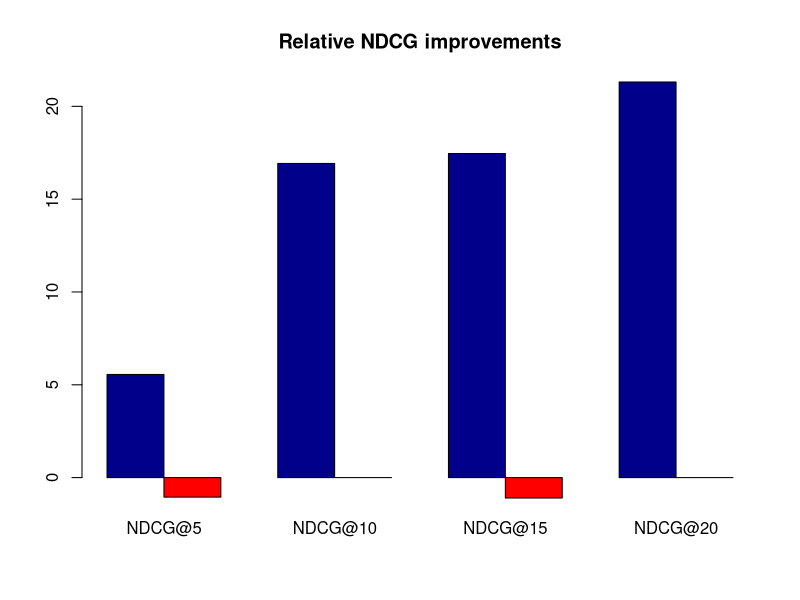
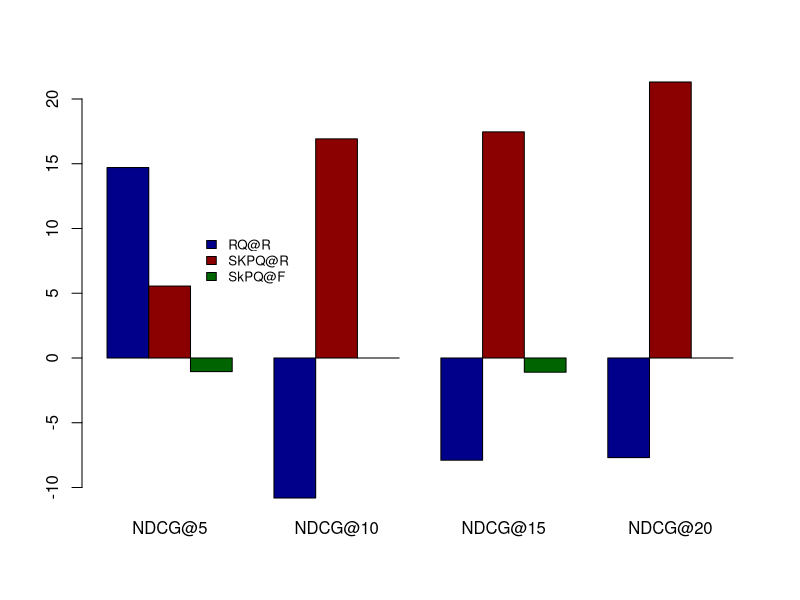

The R script that drew these images, in order:
a_ld = c(0.76,	0.76,	0.74,	0.74)
a_spkq = c(0.72,	0.65,	0.63,	0.61)

f_ld = c(0.94,	0.92,	0.90,	0.90)
f_spkq = c(0.95,	0.92,	0.91,	0.90)

imp_a = (a_ld - a_spkq )/ (a_spkq) * 100
imp_f = (f_ld - f_spkq )/ (f_spkq) * 100

bars = data.frame(imp_a, imp_f)

barplot(t(as.matrix(bars)), main="Relative NDCG improvements", 
        col=c("darkblue","red"),
       # args.legend = list(x ='top', bty='o'), ylim=my.range,
        names.arg = c("NDCG@5", "NDCG@10", "NDCG@15", "NDCG@20"),
       # legend = c("SKPQ-LD with random keywords", "SKPQ-LD with the most frequent keywords"), 
       beside=TRUE)

#x <-1:10
#y <-11:20
#plot(bars,type="n", xaxt="n", yaxt="n")
#my.legend.size <-legend("top",c("SKPQ-LD with random keywords", "SKPQ-LD with the most frequent keywords"), plot = FALSE)

#my.range <- range(imp_a)
#my.range[2] <- 1.04*(my.range[2]+my.legend.size$rect$h)

#----- Range -----

rf_ld = c(0.41,	0.39,	0.39,	0.39)
rf_spkq = c(0.29,	0.32,	0.34,	0.3)

ra_ld = c(0.39,	0.33,	0.35,	0.36)
ra_spkq = c(0.34,	0.37,	0.38,	0.39)

imp_ra = (ra_ld - ra_spkq )/ (ra_spkq) * 100
imp_rf = (rf_ld - rf_spkq )/ (rf_spkq) * 100

bars2 = data.frame(imp_ra, imp_a, imp_f)

xx = barplot(t(as.matrix(bars2)), 
             #main="Relative NDCG improvements", 
        col=c("darkblue", "darkred", "darkgreen"),
        # args.legend = list(x ='top', bty='o'), ylim=my.range,
        names.arg = c("NDCG@5", "NDCG@10", "NDCG@15", "NDCG@20"),
        # legend = c("SKPQ-LD with random keywords", "SKPQ-LD with the most frequent keywords"), 
        beside=TRUE)

#text(x = xx, y = round(t(as.matrix(bars2)),2), label = round(t(as.matrix(bars2)),2), offset = 0.4, pos = 1, cex = 0.8, col = "black")

legend(3.1, 10, inset=.1, bty = "n",
       c("RQ@R","SKPQ@R","SkPQ@F"), 
       fill=c("darkblue", "darkred", "darkgreen"), horiz=FALSE, cex=0.8)

